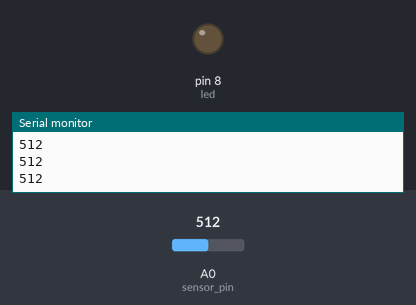
Bench run of a sketch on a simulated Arduino Uno, built with avr-gcc and run on an emulated ATmega328P. Shown: output pins drawn as LEDs (lit = HIGH), the last lines printed to the serial monitor. The test bench sets the inputs (shaded band); at power-on: A0 (sensor_pin) = 512.

Above: at 1.2 s.
1.3 s: A0 (sensor_pin) set to 491
At 2.5 s:
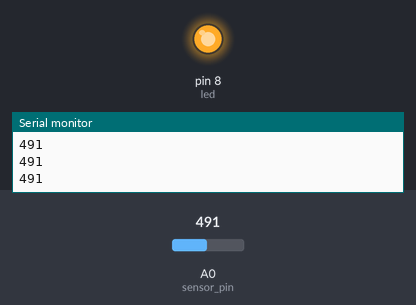
2.8 s: A0 (sensor_pin) set to 510
At 4.0 s:
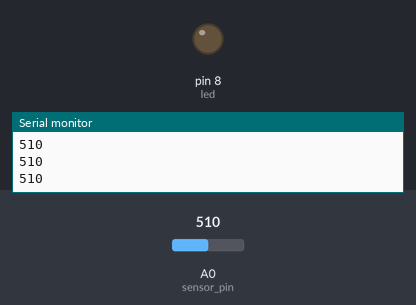
4.3 s: A0 (sensor_pin) set to 490
At 5.5 s:
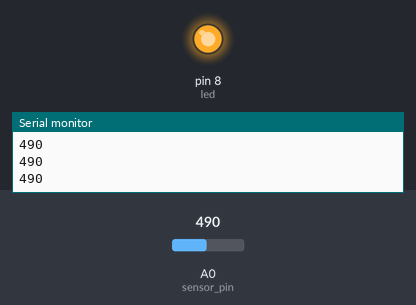
Timing chart, 0 to 7.3 s (numbered marks = the images above; inputs shaded):
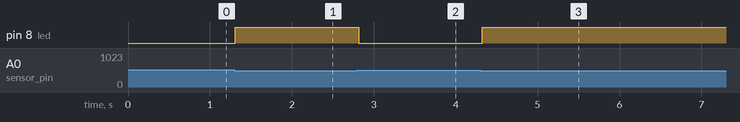

The sketch:

LightSensor.ino
```cpp
// Pin configuration
const int sensor_pin = A0;// Photoresistor connected to analog pin A0
const int led = 8;
int sensor;
const int threshold = 500;

void setup() {
  pinMode(led, OUTPUT);
  Serial.begin(9600); // Start serial communication at 9600 baud
   // Set the photoresistor pin as input
}

void loop() {
  sensor = analogRead (sensor_pin);
  Serial.println(sensor);
    if (sensor<threshold){
    digitalWrite(led,HIGH);
  }
  else {
     digitalWrite(led,LOW);
  }
  delay(50); // Small delay to ensure stable readings
}
```

Measured:
- the behaviour switches between 500 and 499 on A0 (sensor_pin) (found by bisection; images 0 and 1)
- after the input at 1.3 s, pin 8 (led): LOW → HIGH at once
- after the input at 2.8 s, pin 8 (led): HIGH → LOW at once
- after the input at 4.3 s, pin 8 (led): LOW → HIGH at once
